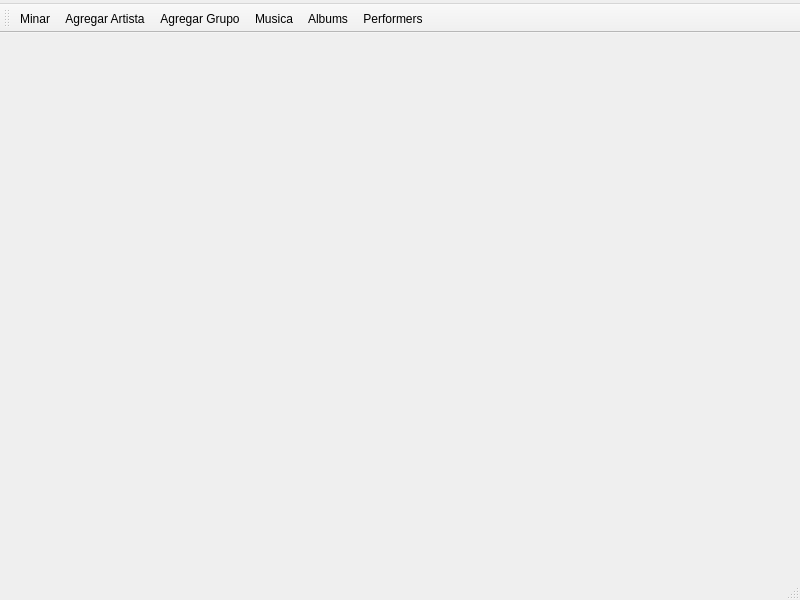
<?xml version="1.0" encoding="UTF-8"?>
<ui version="4.0">
 <class>MainWindow</class>
 <widget class="QMainWindow" name="MainWindow">
  <property name="geometry">
   <rect>
    <x>0</x>
    <y>0</y>
    <width>800</width>
    <height>600</height>
   </rect>
  </property>
  <property name="windowTitle">
   <string>MainWindow</string>
  </property>
  <widget class="QWidget" name="centralwidget"/>
  <widget class="QMenuBar" name="menubar">
   <property name="geometry">
    <rect>
     <x>0</x>
     <y>0</y>
     <width>800</width>
     <height>24</height>
    </rect>
   </property>
   <widget class="QMenu" name="menuMinar">
    <property name="title">
     <string/>
    </property>
    <addaction name="actionMinar"/>
   </widget>
   <widget class="QMenu" name="menumusica">
    <property name="title">
     <string/>
    </property>
    <addaction name="actionAgregar_Artista"/>
    <addaction name="actionAgregar_GRupo"/>
   </widget>
   <widget class="QMenu" name="menumusica_2">
    <property name="title">
     <string/>
    </property>
    <addaction name="actionMusica"/>
    <addaction name="actionAlbums"/>
    <addaction name="actionPerformers"/>
   </widget>
   <addaction name="menuMinar"/>
   <addaction name="menumusica"/>
   <addaction name="menumusica_2"/>
  </widget>
  <widget class="QStatusBar" name="statusbar"/>
  <widget class="QToolBar" name="toolBar">
   <property name="windowTitle">
    <string>toolBar</string>
   </property>
   <attribute name="toolBarArea">
    <enum>TopToolBarArea</enum>
   </attribute>
   <attribute name="toolBarBreak">
    <bool>false</bool>
   </attribute>
   <addaction name="actionMinar"/>
   <addaction name="actionAgregar_Artista"/>
   <addaction name="actionAgregar_GRupo"/>
   <addaction name="actionMusica"/>
   <addaction name="actionAlbums"/>
   <addaction name="actionPerformers"/>
  </widget>
  <action name="actionMinar">
   <property name="icon">
    <iconset resource="iconos.qrc">
     <normaloff>:/new/prefix1/pico.png</normaloff>:/new/prefix1/pico.png</iconset>
   </property>
   <property name="text">
    <string>Minar</string>
   </property>
  </action>
  <action name="actionAgregar_Artista">
   <property name="icon">
    <iconset resource="iconos.qrc">
     <normaloff>:/new/prefix1/anadir-amigo.png</normaloff>:/new/prefix1/anadir-amigo.png</iconset>
   </property>
   <property name="text">
    <string>Agregar Artista</string>
   </property>
  </action>
  <action name="actionAgregar_GRupo">
   <property name="icon">
    <iconset resource="iconos.qrc">
     <normaloff>:/new/prefix1/agregar-grupo.png</normaloff>:/new/prefix1/agregar-grupo.png</iconset>
   </property>
   <property name="text">
    <string>Agregar Grupo</string>
   </property>
  </action>
  <action name="actionMusica">
   <property name="icon">
    <iconset resource="iconos.qrc">
     <normaloff>:/new/prefix1/nota-musical.png</normaloff>:/new/prefix1/nota-musical.png</iconset>
   </property>
   <property name="text">
    <string>Musica</string>
   </property>
  </action>
  <action name="actionAlbums">
   <property name="icon">
    <iconset resource="iconos.qrc">
     <normaloff>:/new/prefix1/album.png</normaloff>:/new/prefix1/album.png</iconset>
   </property>
   <property name="text">
    <string>Albums</string>
   </property>
  </action>
  <action name="actionPerformers">
   <property name="icon">
    <iconset resource="iconos.qrc">
     <normaloff>:/new/prefix1/artista.png</normaloff>:/new/prefix1/artista.png</iconset>
   </property>
   <property name="text">
    <string>Performers</string>
   </property>
  </action>
 </widget>
 <resources>
  <include location="iconos.qrc"/>
 </resources>
 <connections/>
</ui>
